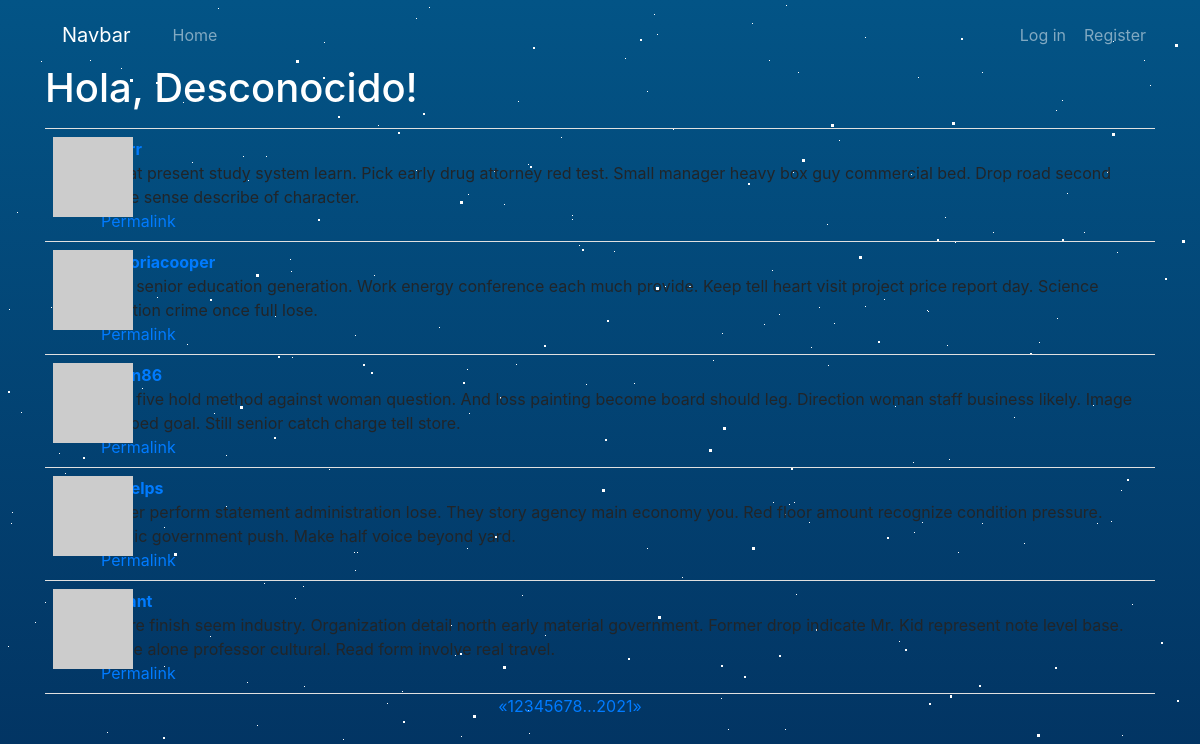
/?page=4, run on the app's committed database.
### app/models.py (models this page shows, shortened)
class Post(db.Model):
    __tablename__ = 'posts'
    id = db.Column(db.Integer, primary_key=True)
    body = db.Column(db.Text)
    author_id = db.Column(db.Integer, db.ForeignKey('users.id'))
    body_html = db.Column(db.Text)

class User(UserMixin, db.Model):
    __tablename__ = 'users'
    id = db.Column(db.Integer, primary_key=True)
    email = db.Column(db.String(64), unique=True, index=True)
    username = db.Column(db.String(64), unique=True, index=True)
    password_hash = db.Column(db.String(128))
    role_id = db.Column(db.Integer, db.ForeignKey('roles.id'))
    name = db.Column(db.String(64))
    location = db.Column(db.String(64))
    about_me = db.Column(db.Text())
    avatar_hash = db.Column(db.String(32))
    posts = db.relationship('Post', backref='author', lazy='dynamic')
    followed = db.relationship('Follow',\
                                foreign_keys=[Follow.follower_id],
                                backref=db.backref('follower', lazy='joined'),
                                lazy='dynamic',
                                cascade='all, delete-orphan')
    followers = db.relationship('Follow',
                                foreign_keys=[Follow.followed_id],
                                backref=db.backref('followed', lazy='joined'),
                                lazy='dynamic',
                                cascade='all, delete-orphan')
    def gravatar(self, size=100, default='identicon', rating='g'):
        url = 'https://secure.gravatar.com/avatar'
        hash = self.avatar_hash or self.gravatar_hash()
        return '{url}/{hash}?s={size}&d={default}&r={rating}'.format(url=url, hash=hash, size=size, default=default, rating=rating)
    @property
    def password(self):
        raise AttributeError('password is not a readable attribute')

### app/main/views.py (the view)
@main.route('/', methods=['GET', 'POST'])
def index():
    form = PostForm()
    if current_user.can(Permission.WRITE) and form.validate_on_submit():
        post = Post(body=form.body.data, author=current_user._get_current_object())
        db.session.add(post)
        db.session.commit()
        return redirect(url_for('main.index'))
    page = request.args.get('page', 1, type=int)
    pagination = Post.query.paginate(
        page, per_page=current_app.config['FLASKY_POSTS_PER_PAGE'], error_out=False
    )
    posts = pagination.items
    return render_template('index.html', form=form, posts=posts, pagination=pagination)

### app/auth/views.py (called while the page is built)
@auth.before_app_request
def before_request():
    if current_user.is_authenticated:
        current_user.ping()

### app/main/__init__.py (called while the page is built)
@main.app_context_processor
def inject_permission():
    return dict(Permission=Permission)

### app/models.py (called while the page is built)
    def can(self, permissions):
        return False

### app/templates/index.html (shortened to what this page needs)
{% extends "base.html" %}
{% import "bootstrap/wtf.html" as wtf %}
{% import "_macros.html" as macros %}
{% block page_content %}
<div class="container">
    <div class="page-header">
        <h1 style="color: white;">Hola, {% if current_user.is_authenticated %}{{ current_user.username }}{% else %}Desconocido{% endif %}!</h1>
    </div>
</div>
{% include '_posts.html' %}
{% if pagination %}
<div class="pagination container" style="justify-content: center; ">
    {{ macros.pagination_widget(pagination, '.index') }}
</div>
{% endif %}
{% endblock %}

### app/templates/_posts.html (shortened to what this page needs)
<div class="container">
    <ul class="posts">
        {% for post in posts %}
        <li class="post">
            <div class="post-thumbnail">
                <a href="{{ url_for('.user', username=post.author.username) }}">
                    <img class="img-rounded profile-thumbnail" src="{{ post.author.gravatar(size=39) }}">
                </a>
            </div>
            <div class="post-content">
                <div class="post-author"><a href="{{ url_for('.user', username=post.author.username) }}">{{ post.author.username }}</a></div>
                <div class="post-body">
                    {% if post.body_html %}
                        {{ post.body_html | safe }}
                    {% else %}
                        {{ post.body }}
                    {% endif %}
                </div>
                <div class="post-footer">
                    <a href="{{ url_for('main.post', id=post.id) }}">
                        <span class="label label-default">Permalink</span>
                    </a>
                </div>
            </div>
        </li>
        {% endfor %}
    </ul>
</div>

### app/static/css/styles.css (style rules this page uses)
body { background: linear-gradient(#035486,#010029); overflow: hidden; }
.profile-thumbnail { position: absolute; }
ul.posts { list-style-type: none; padding: 0px; margin: 16px 0px 0px 0px; border-top: 1px solid #e0e0e0; }
ul.posts li.post { padding: 8px; border-bottom: 1px solid #e0e0e0; }
div.post-author { font-weight: bold; }
div.post-thumbnail { position: absolute; }
div.post-content { margin-left: 48px; min-height: 48px; }
div.pagination { width: 100%; text-align: right; padding: 0px; margin: 0px; }

### data on the page
Post: body "Great present study system learn. Pick early drug attorney red test. Small manager heavy box guy commercial bed. Drop road second edge sense describe of character."
Post: author.username "victoriacooper", body "Add senior education generation. Work energy conference each much provide. Keep tell heart visit project price report day. Science election crime once full lose."
Post: body "Part five hold method against woman question. And loss painting become board should leg. Direction woman staff business likely. Image put bed goal. Still senior catch charge tell store."
Post: body "Letter perform statement administration lose. They story agency main economy you. Red floor amount recognize condition pressure. Public government push. Make half voice beyond yard."
Post: body "Share finish seem industry. Organization detail north early material government. Former drop indicate Mr. Kid represent note level base. Piece alone professor cultural. Read form involve real travel."

### other printed values
{{ p }} "1" "2" "3" "5" "6" "7" "8" "20" "21"
{{ p }} "4"
